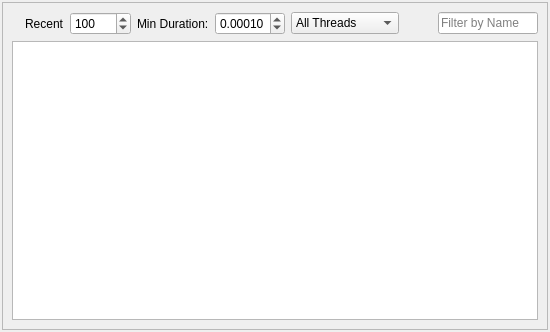
<?xml version="1.0" encoding="UTF-8"?>
<ui version="4.0">
 <class>FileWidget</class>
 <widget class="QDockWidget" name="FileWidget">
  <property name="geometry">
   <rect>
    <x>0</x>
    <y>0</y>
    <width>550</width>
    <height>332</height>
   </rect>
  </property>
  <property name="minimumSize">
   <size>
    <width>522</width>
    <height>200</height>
   </size>
  </property>
  <property name="sizeIncrement">
   <size>
    <width>5</width>
    <height>5</height>
   </size>
  </property>
  <property name="features">
   <set>QDockWidget::AllDockWidgetFeatures</set>
  </property>
  <property name="allowedAreas">
   <set>Qt::AllDockWidgetAreas</set>
  </property>
  <property name="windowTitle">
   <string>File Operations</string>
  </property>
  <widget class="QWidget" name="dockWidgetContents">
   <layout class="QVBoxLayout" name="verticalLayout_3">
    <property name="spacing">
     <number>0</number>
    </property>
    <property name="leftMargin">
     <number>2</number>
    </property>
    <property name="topMargin">
     <number>2</number>
    </property>
    <property name="rightMargin">
     <number>2</number>
    </property>
    <property name="bottomMargin">
     <number>2</number>
    </property>
    <item>
     <widget class="QFrame" name="frame">
      <property name="frameShape">
       <enum>QFrame::StyledPanel</enum>
      </property>
      <property name="frameShadow">
       <enum>QFrame::Plain</enum>
      </property>
      <layout class="QVBoxLayout" name="verticalLayout">
       <item>
        <layout class="QHBoxLayout" name="horizontalLayout">
         <item>
          <widget class="QLabel" name="label_3">
           <property name="text">
            <string/>
           </property>
           <property name="pixmap">
            <pixmap resource="resources.qrc">:/Icons/Icons/File.png</pixmap>
           </property>
          </widget>
         </item>
         <item>
          <widget class="QLabel" name="label_2">
           <property name="toolTip">
            <string>&lt;html&gt;&lt;head/&gt;&lt;body&gt;&lt;p&gt;Limits the output to the most recent n activities. Set to zero to include all items.&lt;/p&gt;&lt;p&gt;Note that the limit does not take the sorting criteria into account but only how old an entry is.&lt;/p&gt;&lt;/body&gt;&lt;/html&gt;</string>
           </property>
           <property name="text">
            <string>Recent</string>
           </property>
          </widget>
         </item>
         <item>
          <widget class="QSpinBox" name="SpinLimitToRecent">
           <property name="maximum">
            <number>10000</number>
           </property>
           <property name="singleStep">
            <number>10</number>
           </property>
           <property name="value">
            <number>100</number>
           </property>
          </widget>
         </item>
         <item>
          <widget class="QLabel" name="label">
           <property name="text">
            <string>Min Duration:</string>
           </property>
          </widget>
         </item>
         <item>
          <widget class="QDoubleSpinBox" name="SpinMinDuration">
           <property name="minimumSize">
            <size>
             <width>70</width>
             <height>0</height>
            </size>
           </property>
           <property name="toolTip">
            <string>&lt;html&gt;&lt;head/&gt;&lt;body&gt;&lt;p&gt;All file operations that have a shorter blocking duration than this will not be shown.&lt;/p&gt;&lt;/body&gt;&lt;/html&gt;</string>
           </property>
           <property name="decimals">
            <number>5</number>
           </property>
           <property name="maximum">
            <double>9.990000000000000</double>
           </property>
           <property name="singleStep">
            <double>0.000100000000000</double>
           </property>
           <property name="value">
            <double>0.000100000000000</double>
           </property>
          </widget>
         </item>
         <item>
          <widget class="QComboBox" name="ComboThread">
           <property name="minimumSize">
            <size>
             <width>100</width>
             <height>0</height>
            </size>
           </property>
           <property name="currentIndex">
            <number>0</number>
           </property>
           <property name="minimumContentsLength">
            <number>0</number>
           </property>
           <item>
            <property name="text">
             <string>All Threads</string>
            </property>
            <property name="icon">
             <iconset resource="resources.qrc">
              <normaloff>:/Icons/Icons/AllThreads.png</normaloff>:/Icons/Icons/AllThreads.png</iconset>
            </property>
           </item>
           <item>
            <property name="text">
             <string>Main Thread</string>
            </property>
            <property name="icon">
             <iconset resource="resources.qrc">
              <normaloff>:/Icons/Icons/MainThread.png</normaloff>:/Icons/Icons/MainThread.png</iconset>
            </property>
           </item>
           <item>
            <property name="text">
             <string>Loading Thread</string>
            </property>
            <property name="icon">
             <iconset resource="resources.qrc">
              <normaloff>:/Icons/Icons/LoadingThread.png</normaloff>:/Icons/Icons/LoadingThread.png</iconset>
            </property>
           </item>
           <item>
            <property name="text">
             <string>Other Thread</string>
            </property>
            <property name="icon">
             <iconset resource="resources.qrc">
              <normaloff>:/Icons/Icons/OtherThread.png</normaloff>:/Icons/Icons/OtherThread.png</iconset>
            </property>
           </item>
          </widget>
         </item>
         <item>
          <spacer name="horizontalSpacer">
           <property name="orientation">
            <enum>Qt::Horizontal</enum>
           </property>
           <property name="sizeHint" stdset="0">
            <size>
             <width>40</width>
             <height>20</height>
            </size>
           </property>
          </spacer>
         </item>
         <item>
          <widget class="QLineEdit" name="LineFilterByName">
           <property name="toolTip">
            <string>&lt;html&gt;&lt;head/&gt;&lt;body&gt;&lt;p&gt;Limits the output to files that contain the given text in their path.&lt;/p&gt;&lt;/body&gt;&lt;/html&gt;</string>
           </property>
           <property name="placeholderText">
            <string>Filter by Name</string>
           </property>
          </widget>
         </item>
        </layout>
       </item>
       <item>
        <widget class="QTableWidget" name="Table">
         <property name="editTriggers">
          <set>QAbstractItemView::NoEditTriggers</set>
         </property>
         <property name="selectionMode">
          <enum>QAbstractItemView::SingleSelection</enum>
         </property>
         <property name="selectionBehavior">
          <enum>QAbstractItemView::SelectRows</enum>
         </property>
         <property name="verticalScrollMode">
          <enum>QAbstractItemView::ScrollPerPixel</enum>
         </property>
         <property name="horizontalScrollMode">
          <enum>QAbstractItemView::ScrollPerPixel</enum>
         </property>
         <property name="sortingEnabled">
          <bool>true</bool>
         </property>
         <attribute name="horizontalHeaderStretchLastSection">
          <bool>true</bool>
         </attribute>
        </widget>
       </item>
      </layout>
     </widget>
    </item>
   </layout>
  </widget>
 </widget>
 <resources>
  <include location="resources.qrc"/>
 </resources>
 <connections/>
</ui> 
